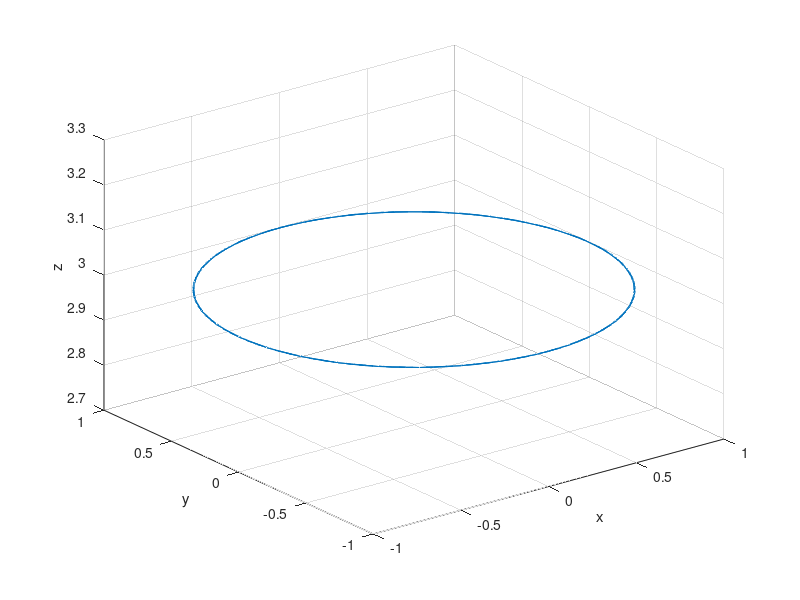

Write MATLAB code to recreate this figure.
clear all
close all
clc

t = 0:0.1:20;
a = 1;
f = 0.3;
x = a * sin(2*pi*f*t);
y =  a * cos(2*pi*f*t);
u = 3 * ones(size(t));

plot3(x,y,u)
grid on;
xlabel("x")
ylabel("y")
zlabel("z")